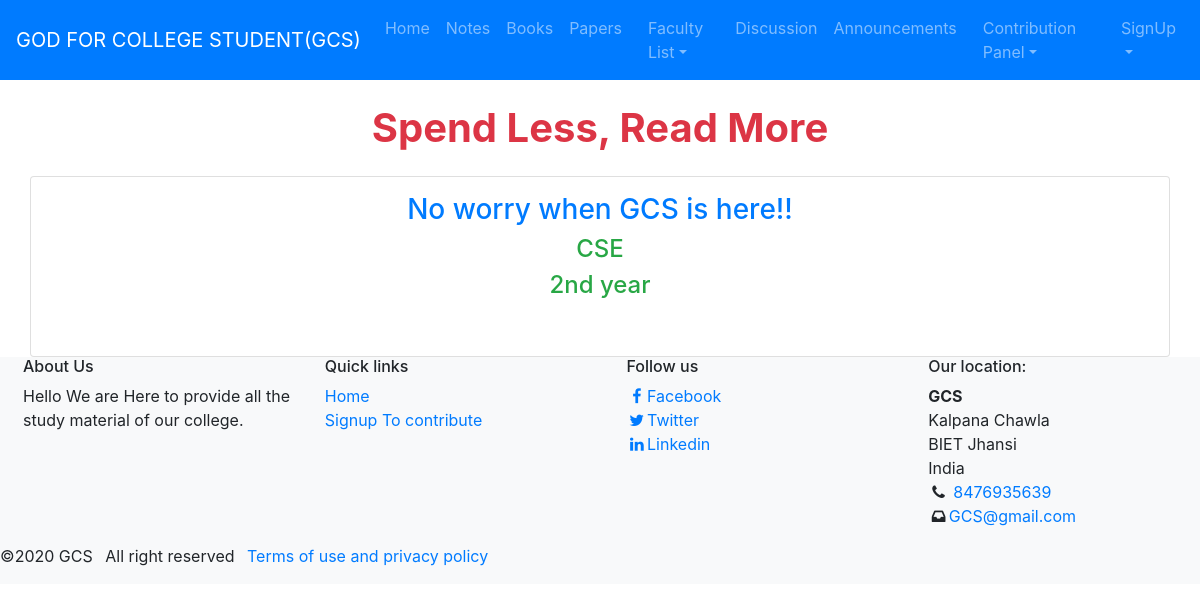
Page /bokes/2nd/CSE on the earlier database version.
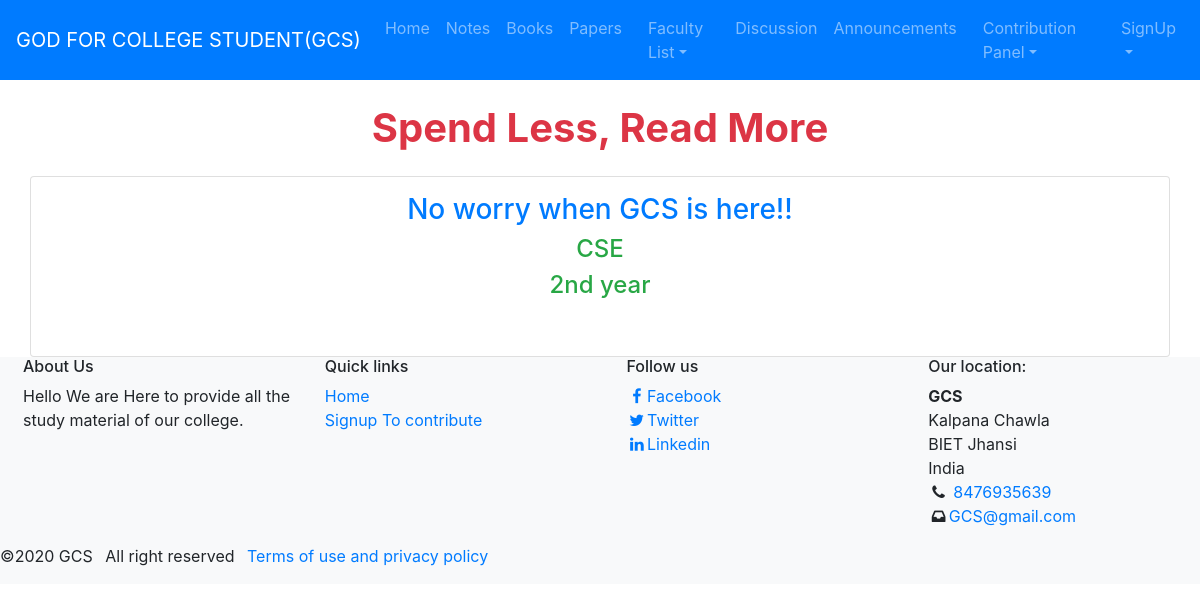
Same page on the later database version.
### Notes/models.py (models this page shows, shortened)
class Pdfbooks(models.Model):
	subject=models.CharField(max_length=50)
	year=models.CharField(choices=year_choice,max_length=10,default='1st')
	branch=models.CharField( max_length=20, choices=Branch_choice, default='BTECH COMMON')
	author=models.CharField(max_length=50)
	published_year=models.IntegerField(null=True)
	pdf=models.FileField(upload_to="document/")
	liked=models.ManyToManyField(User,blank=True, related_name='pdfbooksliked')
	disliked=models.ManyToManyField(User, blank=True, related_name='pdfbooksdisliked')
	@property
	def num_likes(self):
		return self.liked.all().count()

### Notes/views.py (the view)
# urls.py: path('bokes/<str:year>/<str:branch>', views.booksyrbranch, name='booksyrbranch'),
def booksyrbranch(request, year, branch):
	books_cs_details = Pdfbooks.objects.filter(branch=branch).filter(year=year).order_by('subject')
	return render(request,'Notes/books.html/',{'books_cs_details':books_cs_details,'year':year,'branch':branch})

### Notes/templates/Notes/books.html (shortened to what this page needs)
{% extends "Notes/base.html" %}
{% load static %}
{% block content %}
<div class="text-center m-2 text-danger"><H1 class="m-4"><strong> Spend Less, Read More
 </strong></H1>
</div>
<div class="container card ">
	<h3 class="text-center text-primary mt-3"> No worry when GCS is here!!
	<h4 class="text-center text-success"> {{branch}}</h4>
	<h4 class="text-center text-success">{{year}} year</h4>
	<br>
	<br>
</div>
{% endblock content %}

Differences in the rows shown:
added Pdfbooks: branch "CSE", year "2nd"
Other differences:
{{ branch }}: "CSE" → (not shown)
{{ year }}: "2nd" → (not shown)
